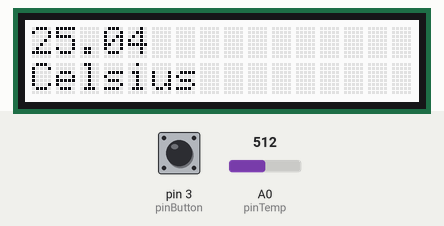
Recording of a sketch running on a simulated Arduino Uno, built with avr-gcc and run on an emulated ATmega328P. On the bench: 16×2 character LCD. The inputs (shaded band) are chosen by the test bench; at power-on: pin 3 (pinButton) LOW, A0 (pinTemp) = 512. What the sketch prints to the serial monitor is not drawn.

Above: at 1.2 s.
1.3 s: pin 3 (pinButton) pulled HIGH for 1.25 s
At 2.9 s:
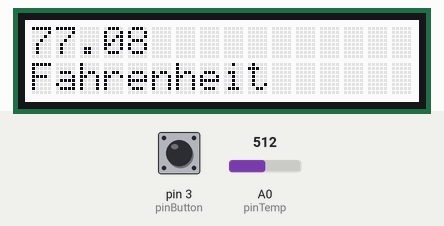
5.6 s: A0 (pinTemp) set to 716
At 6.9 s:
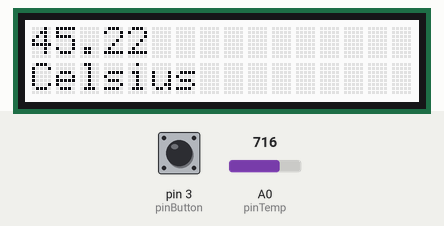
7.6 s: A0 (pinTemp) set to 900
At 8.8 s:
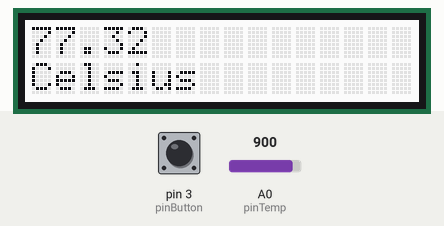
9.7 s: pin 3 (pinButton) pulled HIGH for 1.25 s
At 11.0 s:
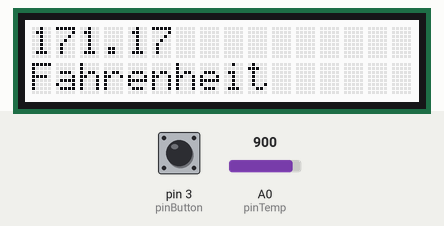
12.4 s: A0 (pinTemp) set to 1023
At 14.0 s:
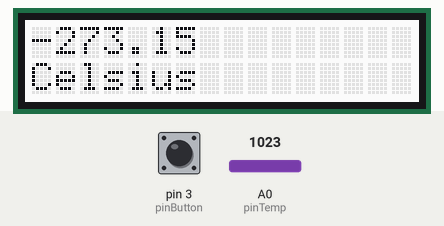
Timing chart, 0 to 15.5 s (numbered marks = the images above; inputs shaded):
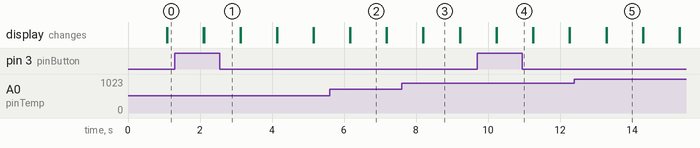

Measured:
- after the input at 1.3 s, the display: first differs from a run without the input after 0.81 s (image 1)
- after the input at 5.6 s, the display: first differs from a run without the input after 0.58 s (image 2)
- after the input at 7.6 s, the display: first differs from a run without the input after 0.61 s (image 3)
- after the input at 9.7 s, the display: first differs from a run without the input after 0.54 s (image 4)
- after the input at 12.4 s, the display: first differs from a run without the input after 0.89 s (image 5)
- what the display in image 2 shows lasts 1.0 s, from 6.2 s to 7.2 s

The sketch:

Thermostat.ino
```cpp
/*
 * Author@Jun-Shuo Ng
 * Made with reference to Seeed Studio Serial LCD Guide
 */

#include <Wire.h>
#include "rgb_lcd.h"

rgb_lcd lcd;

const int pinTemp = A0;      // Grove - Temperature sensor connect to A0
const int pinButton = 3;     // Grove - Button connect to D3

float tempC;                 //get reading to be converted to Celsius
float tempF;                 //get reading to be converted to Fahrenheit
int B=3975;                  // B value of the thermistor
float resistance;

void setup()
{
    Serial.begin(9600);                         //begin serial monitoring
    lcd.begin(16, 2);                           //begin LCD
    pinMode(pinButton, INPUT);                  // set button INPUT
}

void loop()
{
    if(digitalRead(pinButton))
    {
      int val = analogRead(pinTemp);                                        // get analog value
      resistance=(float)(1023-val)*10000/val;                               // get resistance
      tempF = (1/(log(resistance/10000)/B+1/298.15)-273.15)*9/5+32;      // calc temperature
      Serial.println(tempF);
      lcd.print(tempF);                                                     //prints temperature on LCD in Fahrenheit
      lcd.setCursor(0,1);
      lcd.print("Fahrenheit");
    }
    else
    {
      int val = analogRead(pinTemp);                               // get analog value
      resistance=(float)(1023-val)*10000/val;                      // get resistance
      tempC = 1/(log(resistance/10000)/B+1/298.15)-273.15;         // calc temperature
      Serial.println(tempC);
      lcd.print(tempC);                                            //prints temperature on LCD in Celsius
      lcd.setCursor(0,1);
      lcd.print("Celsius");
    }
    delay(1000);                                                  // delay 1s
    lcd.clear();                                                  //shows only one instance of reading
}
```
